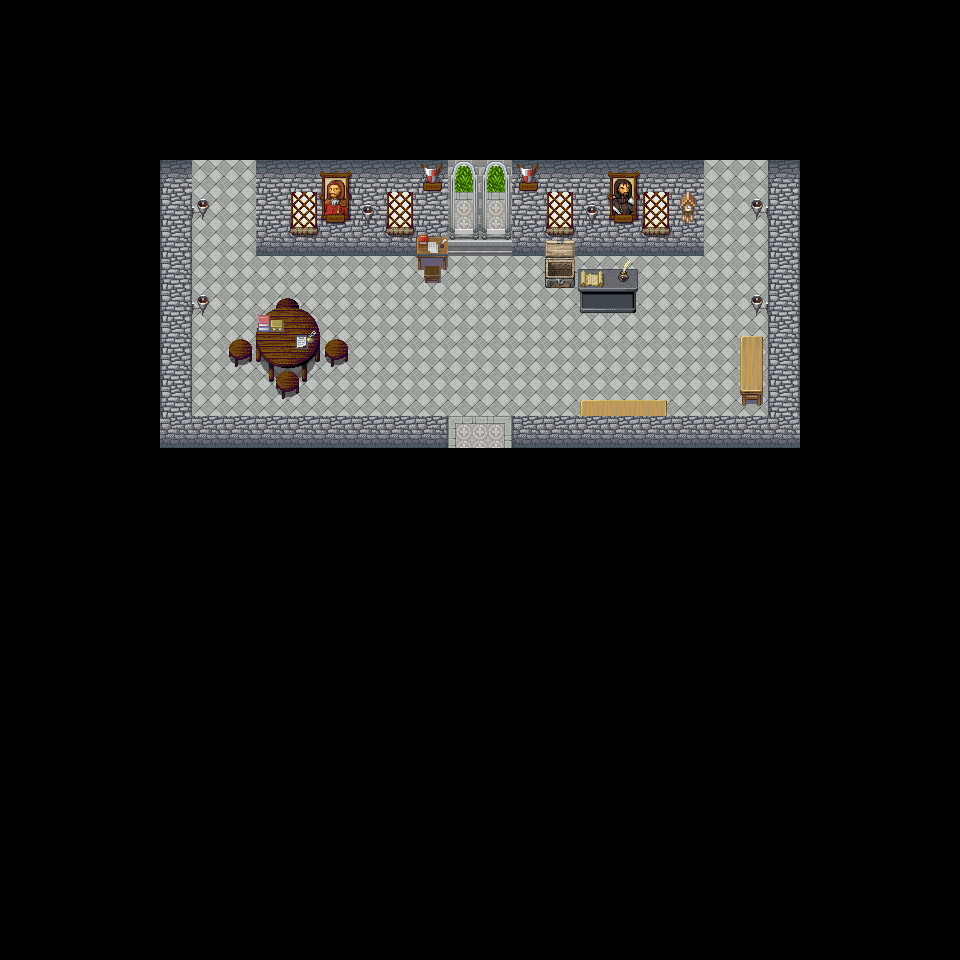

This game map was drawn from its Tiled (.tmx) file and the tilesets committed beside it. A one-line description and the trimmed map source follow:
An orthogonal 30x30 tile map with 32x32 px tiles, 4 tile layers (Piso, Paredes, Decorado, sobre) and 14 objects (clavLevelEntity).

<map version="1.0" orientation="orthogonal" renderorder="right-down" width="30" height="30" tilewidth="32" tileheight="32" backgroundcolor="#000000" nextobjectid="80"><tileset firstgid="1" name="out" tilewidth="32" tileheight="32"><image source="ciudad_escuela.png" width="288" height="256" /></tileset>
 <layer name="Piso" width="30" height="30">
  <data>[900 cells, 132 non-empty, 6 distinct tile ids]</data>
 </layer>
 <layer name="Paredes" width="30" height="30">
  <data>[900 cells, 70 non-empty, 8 distinct tile ids]</data>
 </layer>
 <layer name="Decorado" width="30" height="30">
  <data>[900 cells, 40 non-empty, 28 distinct tile ids]</data>
 </layer>
 <layer name="sobre" width="30" height="30">
  <data>[900 cells, 27 non-empty, 23 distinct tile ids]</data>
 </layer>
 <objectgroup color="#02faea" name="Triggers">
  <object id="65" name="clavLevelEntity" x="448" y="416" width="64" height="32">
   <properties>
    <property name="duration" value="250" />
    <property name="fade" value="#000000" />
    <property name="spawn" value="out_escuela" />
    <property name="to" value="ciudad" />
   </properties>
  </object>
 </objectgroup>
 <objectgroup name="collision">
  <object id="67" x="160" y="160" width="32" height="288" />
  <object id="68" x="192" y="416" width="256" height="32" />
  <object id="69" x="512" y="416" width="288" height="32" />
  <object id="70" x="768" y="160" width="32" height="256" />
  <object id="71" x="256" y="160" width="192" height="96" />
  <object id="72" x="448" y="160" width="64" height="64" />
  <object id="73" x="512" y="160" width="192" height="96" />
  <object id="74" x="544" y="256" width="32" height="32" />
  <object id="75" x="576" y="288" width="64" height="32" />
  <object id="77" x="256" y="320" width="64" height="64" />
  <object id="78" x="704" y="160" width="64" height="32" />
  <object id="79" x="192" y="160" width="64" height="32" />
 </objectgroup>
 <objectgroup color="#ffd100" name="Spawns">
  <object id="63" x="448" y="384" width="32" height="32">
   <properties>
    <property name="direction" value="run-down" />
    <property name="spawn" value="in" />
   </properties>
  </object>
 </objectgroup>
</map>
